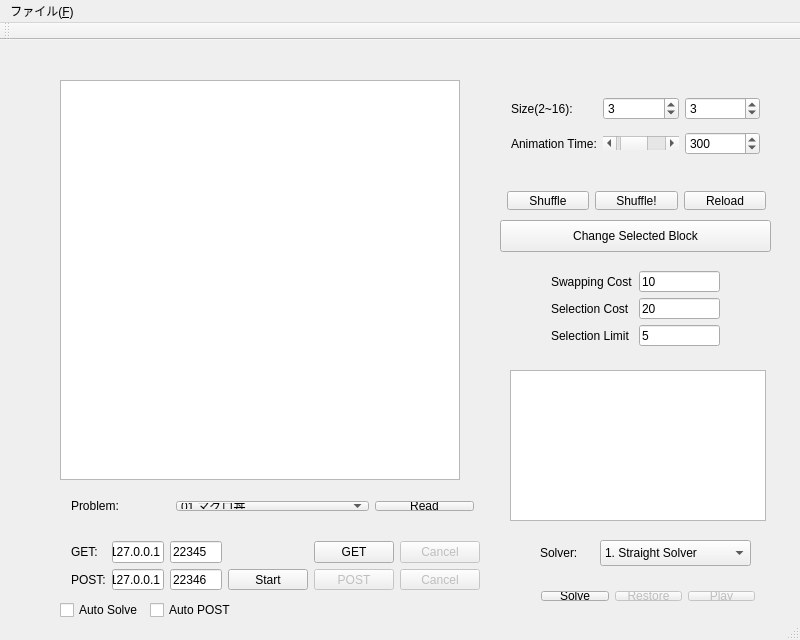
<?xml version="1.0" encoding="UTF-8"?>
<ui version="4.0">
 <class>MainSlideWindow</class>
 <widget class="QMainWindow" name="MainSlideWindow">
  <property name="geometry">
   <rect>
    <x>0</x>
    <y>0</y>
    <width>800</width>
    <height>640</height>
   </rect>
  </property>
  <property name="windowTitle">
   <string>procon2014-qt-slide</string>
  </property>
  <widget class="QWidget" name="centralWidget">
   <widget class="QGraphicsView" name="slideView">
    <property name="geometry">
     <rect>
      <x>60</x>
      <y>40</y>
      <width>400</width>
      <height>400</height>
     </rect>
    </property>
   </widget>
   <widget class="QWidget" name="horizontalLayoutWidget_2">
    <property name="geometry">
     <rect>
      <x>496</x>
      <y>140</y>
      <width>281</width>
      <height>41</height>
     </rect>
    </property>
    <layout class="QHBoxLayout" name="horizontalLayout_2">
     <item>
      <widget class="QPushButton" name="shuffleButton">
       <property name="text">
        <string>Shuffle</string>
       </property>
      </widget>
     </item>
     <item>
      <widget class="QPushButton" name="shuffle2Button">
       <property name="text">
        <string>Shuffle!</string>
       </property>
      </widget>
     </item>
     <item>
      <widget class="QPushButton" name="reloadButton">
       <property name="text">
        <string>Reload</string>
       </property>
      </widget>
     </item>
    </layout>
   </widget>
   <widget class="QWidget" name="gridLayoutWidget">
    <property name="geometry">
     <rect>
      <x>540</x>
      <y>220</y>
      <width>191</width>
      <height>97</height>
     </rect>
    </property>
    <layout class="QGridLayout" name="gridLayout">
     <item row="0" column="0">
      <widget class="QLabel" name="label_2">
       <property name="text">
        <string>Swapping Cost</string>
       </property>
      </widget>
     </item>
     <item row="0" column="1">
      <widget class="QLineEdit" name="swappingCostEdit">
       <property name="text">
        <string>10</string>
       </property>
       <property name="placeholderText">
        <string notr="true"/>
       </property>
      </widget>
     </item>
     <item row="2" column="1">
      <layout class="QHBoxLayout" name="horizontalLayout_7">
       <item>
        <widget class="QLineEdit" name="selectionCostEdit">
         <property name="text">
          <string>20</string>
         </property>
         <property name="placeholderText">
          <string notr="true"/>
         </property>
        </widget>
       </item>
      </layout>
     </item>
     <item row="3" column="1">
      <widget class="QLineEdit" name="selectionLimitEdit">
       <property name="text">
        <string>5</string>
       </property>
       <property name="placeholderText">
        <string notr="true"/>
       </property>
      </widget>
     </item>
     <item row="2" column="0">
      <widget class="QLabel" name="label_3">
       <property name="text">
        <string>Selection Cost</string>
       </property>
      </widget>
     </item>
     <item row="3" column="0">
      <widget class="QLabel" name="label_4">
       <property name="text">
        <string>Selection Limit</string>
       </property>
      </widget>
     </item>
    </layout>
   </widget>
   <widget class="QWidget" name="gridLayoutWidget_2">
    <property name="geometry">
     <rect>
      <x>500</x>
      <y>40</y>
      <width>271</width>
      <height>94</height>
     </rect>
    </property>
    <layout class="QGridLayout" name="gridLayout_2">
     <item row="0" column="0">
      <widget class="QLabel" name="label">
       <property name="text">
        <string>Size(2~16): </string>
       </property>
      </widget>
     </item>
     <item row="0" column="1">
      <widget class="QSpinBox" name="HsizeSpinBox">
       <property name="minimum">
        <number>2</number>
       </property>
       <property name="maximum">
        <number>16</number>
       </property>
       <property name="value">
        <number>3</number>
       </property>
      </widget>
     </item>
     <item row="1" column="0">
      <widget class="QLabel" name="label_6">
       <property name="text">
        <string>Animation Time:</string>
       </property>
      </widget>
     </item>
     <item row="0" column="2">
      <widget class="QSpinBox" name="WsizeSpinBox">
       <property name="minimum">
        <number>2</number>
       </property>
       <property name="maximum">
        <number>16</number>
       </property>
       <property name="value">
        <number>3</number>
       </property>
      </widget>
     </item>
     <item row="1" column="2">
      <widget class="QSpinBox" name="animationTimeSpinBox">
       <property name="maximum">
        <number>10000</number>
       </property>
       <property name="singleStep">
        <number>10</number>
       </property>
       <property name="value">
        <number>300</number>
       </property>
      </widget>
     </item>
     <item row="1" column="1">
      <widget class="QScrollBar" name="animationTimeScrollBar">
       <property name="maximum">
        <number>1500</number>
       </property>
       <property name="singleStep">
        <number>10</number>
       </property>
       <property name="value">
        <number>300</number>
       </property>
       <property name="orientation">
        <enum>Qt::Horizontal</enum>
       </property>
      </widget>
     </item>
    </layout>
   </widget>
   <widget class="QPushButton" name="changeSelectedBlockButton">
    <property name="geometry">
     <rect>
      <x>500</x>
      <y>180</y>
      <width>271</width>
      <height>32</height>
     </rect>
    </property>
    <property name="text">
     <string>Change Selected Block</string>
    </property>
   </widget>
   <widget class="QTextBrowser" name="slideInfoBrowser">
    <property name="geometry">
     <rect>
      <x>510</x>
      <y>330</y>
      <width>256</width>
      <height>151</height>
     </rect>
    </property>
   </widget>
   <widget class="QWidget" name="horizontalLayoutWidget">
    <property name="geometry">
     <rect>
      <x>530</x>
      <y>540</y>
      <width>236</width>
      <height>32</height>
     </rect>
    </property>
    <layout class="QHBoxLayout" name="horizontalLayout">
     <item>
      <widget class="QPushButton" name="solveButton">
       <property name="text">
        <string>Solve</string>
       </property>
      </widget>
     </item>
     <item>
      <widget class="QPushButton" name="restoreButton">
       <property name="enabled">
        <bool>false</bool>
       </property>
       <property name="text">
        <string>Restore</string>
       </property>
      </widget>
     </item>
     <item>
      <widget class="QPushButton" name="playButton">
       <property name="enabled">
        <bool>false</bool>
       </property>
       <property name="text">
        <string>Play</string>
       </property>
      </widget>
     </item>
    </layout>
   </widget>
   <widget class="QWidget" name="horizontalLayoutWidget_4">
    <property name="geometry">
     <rect>
      <x>60</x>
      <y>450</y>
      <width>425</width>
      <height>32</height>
     </rect>
    </property>
    <layout class="QHBoxLayout" name="horizontalLayout_4">
     <item>
      <widget class="QLabel" name="label_7">
       <property name="text">
        <string>Problem:</string>
       </property>
      </widget>
     </item>
     <item>
      <widget class="QComboBox" name="problemComboBox">
       <item>
        <property name="text">
         <string>01 マグロ丼</string>
        </property>
       </item>
       <item>
        <property name="text">
         <string>02 とんこつラーメン</string>
        </property>
       </item>
       <item>
        <property name="text">
         <string>03 開発者</string>
        </property>
       </item>
       <item>
        <property name="text">
         <string>04 TATAMI</string>
        </property>
       </item>
       <item>
        <property name="text">
         <string>05 kyuridenamida</string>
        </property>
       </item>
       <item>
        <property name="text">
         <string>06 phycolow</string>
        </property>
       </item>
       <item>
        <property name="text">
         <string>07 開発者2</string>
        </property>
       </item>
       <item>
        <property name="text">
         <string>08 OCHIBA</string>
        </property>
       </item>
       <item>
        <property name="text">
         <string>09 草原</string>
        </property>
       </item>
       <item>
        <property name="text">
         <string>10 レナねいさん</string>
        </property>
       </item>
       <item>
        <property name="text">
         <string>11 レナねいさん2</string>
        </property>
       </item>
       <item>
        <property name="text">
         <string>12 ポスター</string>
        </property>
       </item>
       <item>
        <property name="text">
         <string>13 沖縄高専</string>
        </property>
       </item>
       <item>
        <property name="text">
         <string>14 開発者3</string>
        </property>
       </item>
       <item>
        <property name="text">
         <string>15 みじゅごろう</string>
        </property>
       </item>
       <item>
        <property name="text">
         <string>16 レンガ</string>
        </property>
       </item>
       <item>
        <property name="text">
         <string>17 開発者</string>
        </property>
       </item>
       <item>
        <property name="text">
         <string>01 データセット1 (P=48x36)</string>
        </property>
       </item>
       <item>
        <property name="text">
         <string>02 データセット2 (P=48x36)</string>
        </property>
       </item>
       <item>
        <property name="text">
         <string>03 データセット3 (P=48x36)</string>
        </property>
       </item>
       <item>
        <property name="text">
         <string>04 データセット4 (P=48x36)</string>
        </property>
       </item>
       <item>
        <property name="text">
         <string>05 データセット5 (P=48x36)</string>
        </property>
       </item>
       <item>
        <property name="text">
         <string>06 データセット6 (P=48x36)</string>
        </property>
       </item>
       <item>
        <property name="text">
         <string>07 データセット7 (P=48x36)</string>
        </property>
       </item>
       <item>
        <property name="text">
         <string>08 データセット8 (P=48x36)</string>
        </property>
       </item>
       <item>
        <property name="text">
         <string>09 データセット9 (P=48x36)</string>
        </property>
       </item>
       <item>
        <property name="text">
         <string>10 データセット10 (P=48x36)</string>
        </property>
       </item>
       <item>
        <property name="text">
         <string>11 データセット11 (P=48x36)</string>
        </property>
       </item>
       <item>
        <property name="text">
         <string>12 データセット12 (P=48x36)</string>
        </property>
       </item>
       <item>
        <property name="text">
         <string>13 データセット13 (P=48x36)</string>
        </property>
       </item>
       <item>
        <property name="text">
         <string>14 データセット14 (P=48x36)</string>
        </property>
       </item>
       <item>
        <property name="text">
         <string>15 データセット15 (P=48x36)</string>
        </property>
       </item>
       <item>
        <property name="text">
         <string>16 データセット16 (P=48x36)</string>
        </property>
       </item>
       <item>
        <property name="text">
         <string>17 データセット17 (P=48x36)</string>
        </property>
       </item>
       <item>
        <property name="text">
         <string>18 データセット18 (P=48x36)</string>
        </property>
       </item>
       <item>
        <property name="text">
         <string>19 データセット19 (P=48x36)</string>
        </property>
       </item>
       <item>
        <property name="text">
         <string>20 データセット20 (P=48x36)</string>
        </property>
       </item>
      </widget>
     </item>
     <item>
      <widget class="QPushButton" name="readProblemButton">
       <property name="text">
        <string>Read</string>
       </property>
      </widget>
     </item>
    </layout>
   </widget>
   <widget class="QLabel" name="label_5">
    <property name="geometry">
     <rect>
      <x>540</x>
      <y>500</y>
      <width>41</width>
      <height>25</height>
     </rect>
    </property>
    <property name="text">
     <string>Solver:</string>
    </property>
   </widget>
   <widget class="QComboBox" name="solverComboBox">
    <property name="geometry">
     <rect>
      <x>600</x>
      <y>500</y>
      <width>151</width>
      <height>26</height>
     </rect>
    </property>
    <item>
     <property name="text">
      <string>1. Straight Solver</string>
     </property>
    </item>
    <item>
     <property name="text">
      <string>2. Exact Solver</string>
     </property>
    </item>
    <item>
     <property name="text">
      <string>3. Hitode Solver</string>
     </property>
    </item>
    <item>
     <property name="text">
      <string>4. Kurage Solver</string>
     </property>
    </item>
    <item>
     <property name="text">
      <string>5. Dolphin Solver</string>
     </property>
    </item>
    <item>
     <property name="text">
      <string>6. Dragon Solver</string>
     </property>
    </item>
    <item>
     <property name="text">
      <string>7. Lizard Solver</string>
     </property>
    </item>
    <item>
     <property name="text">
      <string>8. L2 Solver</string>
     </property>
    </item>
   </widget>
   <widget class="QWidget" name="horizontalLayoutWidget_3">
    <property name="geometry">
     <rect>
      <x>250</x>
      <y>560</y>
      <width>235</width>
      <height>22</height>
     </rect>
    </property>
    <layout class="QHBoxLayout" name="horizontalLayout_3">
     <item>
      <widget class="QLabel" name="label_8">
       <property name="text">
        <string>Color:</string>
       </property>
      </widget>
     </item>
     <item>
      <widget class="QRadioButton" name="colorDistanceButton">
       <property name="text">
        <string>Distance</string>
       </property>
       <property name="checked">
        <bool>true</bool>
       </property>
      </widget>
     </item>
     <item>
      <widget class="QRadioButton" name="colorAccordanceButton">
       <property name="text">
        <string>Accordance</string>
       </property>
      </widget>
     </item>
    </layout>
   </widget>
   <widget class="QWidget" name="gridLayoutWidget_3">
    <property name="geometry">
     <rect>
      <x>60</x>
      <y>490</y>
      <width>431</width>
      <height>71</height>
     </rect>
    </property>
    <layout class="QGridLayout" name="gridLayout_3">
     <item row="1" column="0">
      <widget class="QLabel" name="label_10">
       <property name="text">
        <string>POST:</string>
       </property>
      </widget>
     </item>
     <item row="0" column="0">
      <widget class="QLabel" name="label_9">
       <property name="text">
        <string>GET:</string>
       </property>
      </widget>
     </item>
     <item row="1" column="1">
      <widget class="QLineEdit" name="postServerAddrEdit">
       <property name="text">
        <string>127.0.0.1</string>
       </property>
      </widget>
     </item>
     <item row="1" column="2">
      <widget class="QLineEdit" name="postServerPortEdit">
       <property name="text">
        <string>22346</string>
       </property>
      </widget>
     </item>
     <item row="0" column="2">
      <widget class="QLineEdit" name="problemServerPortEdit">
       <property name="text">
        <string>22345</string>
       </property>
      </widget>
     </item>
     <item row="0" column="1">
      <widget class="QLineEdit" name="problemServerAddrEdit">
       <property name="text">
        <string>127.0.0.1</string>
       </property>
      </widget>
     </item>
     <item row="1" column="3">
      <widget class="QPushButton" name="startPostWorkerButton">
       <property name="text">
        <string>Start</string>
       </property>
      </widget>
     </item>
     <item row="0" column="5">
      <widget class="QPushButton" name="getCancelButton">
       <property name="enabled">
        <bool>false</bool>
       </property>
       <property name="text">
        <string>Cancel</string>
       </property>
      </widget>
     </item>
     <item row="1" column="4">
      <widget class="QPushButton" name="postAnswerButton">
       <property name="enabled">
        <bool>false</bool>
       </property>
       <property name="text">
        <string>POST</string>
       </property>
      </widget>
     </item>
     <item row="1" column="5">
      <widget class="QPushButton" name="postCancelButton">
       <property name="enabled">
        <bool>false</bool>
       </property>
       <property name="text">
        <string>Cancel</string>
       </property>
      </widget>
     </item>
     <item row="0" column="4">
      <widget class="QPushButton" name="readProblemFromServerButton">
       <property name="text">
        <string>GET</string>
       </property>
      </widget>
     </item>
    </layout>
   </widget>
   <widget class="QCheckBox" name="autoPostCheckBox">
    <property name="geometry">
     <rect>
      <x>150</x>
      <y>560</y>
      <width>87</width>
      <height>20</height>
     </rect>
    </property>
    <property name="text">
     <string>Auto POST</string>
    </property>
   </widget>
   <widget class="QCheckBox" name="autoSolveCheckBox">
    <property name="geometry">
     <rect>
      <x>60</x>
      <y>560</y>
      <width>87</width>
      <height>20</height>
     </rect>
    </property>
    <property name="text">
     <string>Auto Solve</string>
    </property>
   </widget>
  </widget>
  <widget class="QMenuBar" name="menuBar">
   <property name="geometry">
    <rect>
     <x>0</x>
     <y>0</y>
     <width>800</width>
     <height>22</height>
    </rect>
   </property>
   <widget class="QMenu" name="menu_F">
    <property name="title">
     <string>ファイル(&amp;F)</string>
    </property>
    <addaction name="fileOpen"/>
   </widget>
   <addaction name="menu_F"/>
  </widget>
  <widget class="QToolBar" name="mainToolBar">
   <attribute name="toolBarArea">
    <enum>TopToolBarArea</enum>
   </attribute>
   <attribute name="toolBarBreak">
    <bool>false</bool>
   </attribute>
  </widget>
  <widget class="QStatusBar" name="statusBar"/>
  <action name="fileOpen">
   <property name="text">
    <string>開く(&amp;O)</string>
   </property>
  </action>
 </widget>
 <layoutdefault spacing="6" margin="11"/>
 <resources/>
 <connections/>
</ui>
